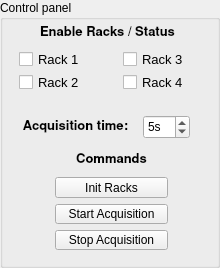
       <widget class="QGroupBox" name="groupBox_2">
        <property name="minimumSize">
         <size>
          <width>220</width>
          <height>260</height>
         </size>
        </property>
        <property name="maximumSize">
         <size>
          <width>220</width>
          <height>99999</height>
         </size>
        </property>
        <property name="title">
         <string>Control panel</string>
        </property>
        <widget class="QLabel" name="label_5">
         <property name="geometry">
          <rect>
           <x>32</x>
           <y>12</y>
           <width>151</width>
           <height>41</height>
          </rect>
         </property>
         <property name="font">
          <font>
           <family>Nimbus Sans L</family>
           <pointsize>10</pointsize>
           <weight>75</weight>
           <bold>true</bold>
          </font>
         </property>
         <property name="layoutDirection">
          <enum>Qt::LeftToRight</enum>
         </property>
         <property name="frameShape">
          <enum>QFrame::NoFrame</enum>
         </property>
         <property name="text">
          <string>Enable Racks / Status</string>
         </property>
         <property name="textFormat">
          <enum>Qt::AutoText</enum>
         </property>
         <property name="alignment">
          <set>Qt::AlignCenter</set>
         </property>
        </widget>
        <widget class="QLabel" name="label_6">
         <property name="geometry">
          <rect>
           <x>0</x>
           <y>107</y>
           <width>151</width>
           <height>40</height>
          </rect>
         </property>
         <property name="font">
          <font>
           <family>Nimbus Sans L</family>
           <pointsize>10</pointsize>
           <weight>75</weight>
           <bold>true</bold>
          </font>
         </property>
         <property name="layoutDirection">
          <enum>Qt::LeftToRight</enum>
         </property>
         <property name="frameShape">
          <enum>QFrame::NoFrame</enum>
         </property>
         <property name="text">
          <string>Acquisition time:</string>
         </property>
         <property name="textFormat">
          <enum>Qt::AutoText</enum>
         </property>
         <property name="alignment">
          <set>Qt::AlignCenter</set>
         </property>
        </widget>
        <widget class="PyDMDrawingCircle" name="led_rack1">
         <property name="geometry">
          <rect>
           <x>88</x>
           <y>52</y>
           <width>16</width>
           <height>16</height>
          </rect>
         </property>
         <property name="toolTip">
          <string/>
         </property>
         <property name="brush" stdset="0">
          <brush brushstyle="SolidPattern">
           <color alpha="255">
            <red>255</red>
            <green>255</green>
            <blue>0</blue>
           </color>
          </brush>
         </property>
         <property name="penStyle" stdset="0">
          <enum>Qt::SolidLine</enum>
         </property>
         <property name="penWidth" stdset="0">
          <double>1.000000000000000</double>
         </property>
        </widget>
        <widget class="PyDMDrawingCircle" name="led_rack2">
         <property name="geometry">
          <rect>
           <x>88</x>
           <y>75</y>
           <width>16</width>
           <height>16</height>
          </rect>
         </property>
         <property name="toolTip">
          <string/>
         </property>
         <property name="brush" stdset="0">
          <brush brushstyle="SolidPattern">
           <color alpha="255">
            <red>255</red>
            <green>255</green>
            <blue>0</blue>
           </color>
          </brush>
         </property>
         <property name="penStyle" stdset="0">
          <enum>Qt::SolidLine</enum>
         </property>
         <property name="penWidth" stdset="0">
          <double>1.000000000000000</double>
         </property>
        </widget>
        <widget class="PyDMDrawingCircle" name="led_rack4">
         <property name="geometry">
          <rect>
           <x>191</x>
           <y>75</y>
           <width>16</width>
           <height>16</height>
          </rect>
         </property>
         <property name="toolTip">
          <string/>
         </property>
         <property name="brush" stdset="0">
          <brush brushstyle="SolidPattern">
           <color alpha="255">
            <red>255</red>
            <green>255</green>
            <blue>0</blue>
           </color>
          </brush>
         </property>
         <property name="penStyle" stdset="0">
          <enum>Qt::SolidLine</enum>
         </property>
         <property name="penWidth" stdset="0">
          <double>1.000000000000000</double>
         </property>
        </widget>
        <widget class="PyDMDrawingCircle" name="led_rack3">
         <property name="geometry">
          <rect>
           <x>191</x>
           <y>52</y>
           <width>16</width>
           <height>16</height>
          </rect>
         </property>
         <property name="toolTip">
          <string/>
         </property>
         <property name="brush" stdset="0">
          <brush brushstyle="SolidPattern">
           <color alpha="255">
            <red>255</red>
            <green>255</green>
            <blue>0</blue>
           </color>
          </brush>
         </property>
         <property name="penStyle" stdset="0">
          <enum>Qt::SolidLine</enum>
         </property>
         <property name="penWidth" stdset="0">
          <double>1.000000000000000</double>
         </property>
        </widget>
        <widget class="QFrame" name="gridFrame_6">
         <property name="geometry">
          <rect>
           <x>10</x>
           <y>40</y>
           <width>191</width>
           <height>61</height>
          </rect>
         </property>
         <layout class="QGridLayout" name="gridLayout_8">
          <property name="horizontalSpacing">
           <number>35</number>
          </property>
          <property name="verticalSpacing">
           <number>3</number>
          </property>
          <item row="0" column="0">
           <widget class="PyDMCheckbox" name="en_rack1">
            <property name="font">
             <font>
              <pointsize>10</pointsize>
             </font>
            </property>
            <property name="toolTip">
             <string/>
            </property>
            <property name="text">
             <string>Rack 1</string>
            </property>
            <property name="channel" stdset="0">
             <string>ca://enable_rack1</string>
            </property>
           </widget>
          </item>
          <item row="0" column="1">
           <widget class="PyDMCheckbox" name="en_rack3">
            <property name="font">
             <font>
              <pointsize>10</pointsize>
             </font>
            </property>
            <property name="toolTip">
             <string/>
            </property>
            <property name="text">
             <string>Rack 3</string>
            </property>
            <property name="channel" stdset="0">
             <string>ca://enable_rack3</string>
            </property>
           </widget>
          </item>
          <item row="2" column="1">
           <widget class="PyDMCheckbox" name="en_rack4">
            <property name="font">
             <font>
              <pointsize>10</pointsize>
             </font>
            </property>
            <property name="toolTip">
             <string/>
            </property>
            <property name="text">
             <string>Rack 4</string>
            </property>
            <property name="channel" stdset="0">
             <string>ca://enable_rack4</string>
            </property>
           </widget>
          </item>
          <item row="2" column="0">
           <widget class="PyDMCheckbox" name="en_rack2">
            <property name="font">
             <font>
              <pointsize>10</pointsize>
             </font>
            </property>
            <property name="toolTip">
             <string/>
            </property>
            <property name="text">
             <string>Rack 2</string>
            </property>
            <property name="channel" stdset="0">
             <string>ca://enable_rack2</string>
            </property>
           </widget>
          </item>
         </layout>
        </widget>
        <widget class="PyDMDrawingLine" name="PyDMDrawingLine">
         <property name="geometry">
          <rect>
           <x>40</x>
           <y>38</y>
           <width>141</width>
           <height>141</height>
          </rect>
         </property>
         <property name="toolTip">
          <string/>
         </property>
        </widget>
        <widget class="PyDMDrawingLine" name="PyDMDrawingLine_2">
         <property name="geometry">
          <rect>
           <x>40</x>
           <y>76</y>
           <width>141</width>
           <height>141</height>
          </rect>
         </property>
         <property name="toolTip">
          <string/>
         </property>
        </widget>
        <widget class="QFrame" name="verticalFrame">
         <property name="geometry">
          <rect>
           <x>46</x>
           <y>168</y>
           <width>131</width>
           <height>91</height>
          </rect>
         </property>
         <layout class="QVBoxLayout" name="verticalLayout_2">
          <item>
           <widget class="PyDMPushButton" name="btn_initRack">
            <property name="toolTip">
             <string/>
            </property>
            <property name="text">
             <string>Init Racks</string>
            </property>
           </widget>
          </item>
          <item>
           <widget class="PyDMPushButton" name="btn_startAcq">
            <property name="toolTip">
             <string/>
            </property>
            <property name="text">
             <string>Start Acquisition</string>
            </property>
           </widget>
          </item>
          <item>
           <widget class="PyDMPushButton" name="btn_stopAcq">
            <property name="toolTip">
             <string/>
            </property>
            <property name="text">
             <string>Stop Acquisition</string>
            </property>
           </widget>
          </item>
         </layout>
        </widget>
        <widget class="QLabel" name="label_7">
         <property name="geometry">
          <rect>
           <x>36</x>
           <y>140</y>
           <width>151</width>
           <height>40</height>
          </rect>
         </property>
         <property name="font">
          <font>
           <family>Nimbus Sans L</family>
           <pointsize>10</pointsize>
           <weight>75</weight>
           <bold>true</bold>
          </font>
         </property>
         <property name="layoutDirection">
          <enum>Qt::LeftToRight</enum>
         </property>
         <property name="frameShape">
          <enum>QFrame::NoFrame</enum>
         </property>
         <property name="text">
          <string>Commands</string>
         </property>
         <property name="textFormat">
          <enum>Qt::AutoText</enum>
         </property>
         <property name="alignment">
          <set>Qt::AlignCenter</set>
         </property>
        </widget>
        <widget class="QSpinBox" name="acq_spin">
         <property name="geometry">
          <rect>
           <x>143</x>
           <y>115</y>
           <width>47</width>
           <height>24</height>
          </rect>
         </property>
         <property name="suffix">
          <string>s</string>
         </property>
         <property name="value">
          <number>5</number>
         </property>
        </widget>
        <zorder>PyDMDrawingLine_2</zorder>
        <zorder>label_7</zorder>
        <zorder>PyDMDrawingLine</zorder>
        <zorder>gridFrame_6</zorder>
        <zorder>label_5</zorder>
        <zorder>label_6</zorder>
        <zorder>led_rack1</zorder>
        <zorder>led_rack2</zorder>
        <zorder>led_rack4</zorder>
        <zorder>led_rack3</zorder>
        <zorder>verticalFrame</zorder>
        <zorder>acq_spin</zorder>
       </widget>
